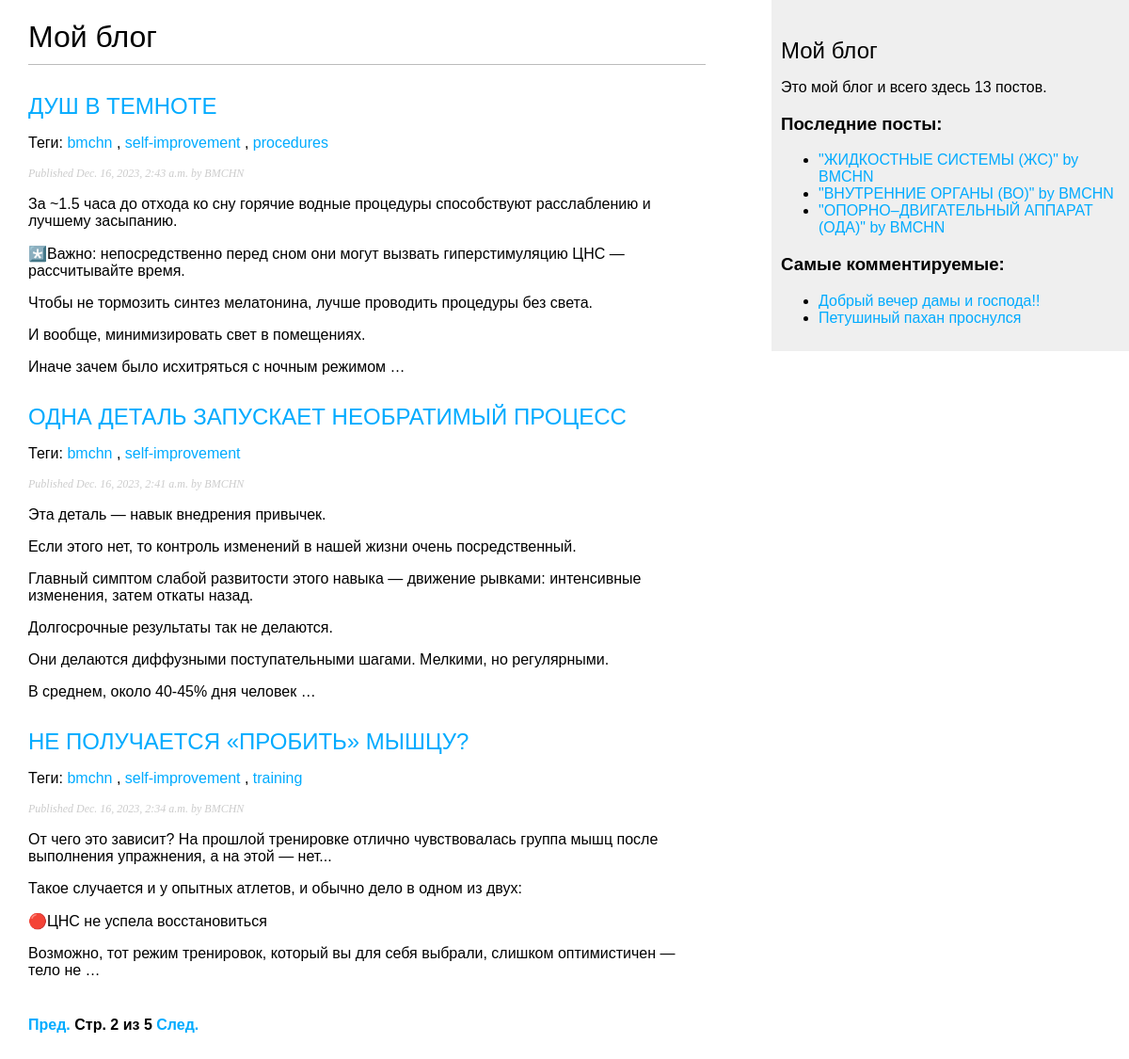
Screenshot of /blog/?page=2 with the database file from the repository.
### blog/models.py (models this page shows, shortened)
class Post(models.Model):
    class Status(models.TextChoices):
        DRAFT = 'DF', 'Draft'  # Можно обращаться как Post.Status.choices(both)(like items)/labels(1)/values(DF, PB)
        PUBLISHED = 'PB', 'Published'  # короче эта хуйня это буквально словарь (словарь = key, value)
    title = models.CharField(max_length=250)
    slug = models.SlugField(max_length=250,
                            unique_for_date='publish')  # Сверяет уникальность по Дате
    author = models.ForeignKey(User,
                               on_delete=models.CASCADE,
                               related_name='blog_posts')
    body = models.TextField()
    publish = models.DateTimeField(default=timezone.now)
    created = models.DateTimeField(auto_now_add=True)
    updated = models.DateTimeField(auto_now=True)
    status = models.CharField(max_length=2,
                              choices=Status.choices,
                              default=Status.DRAFT)
    objects = models.Manager()
    published = PublishedManager()
    class Meta:
        ordering = ['-publish']  # сортирован по паблишу (время публикации поста), но в обратном порядке (-)
        indexes = [
            models.Index(fields=['-publish'])
        ]
    def get_absolute_url(self):
        return reverse('blog:post_detail', args=[self.publish.year, self.publish.month, self.publish.day, self.slug])
    tags = TaggableManager()

### blog/views.py (the view)
# urls.py: path('', views.post_list, name='post_list'),  # Не принимает аргументов и соотносится с представлением post_list
def post_list(request, tag_slug=None):
    post_list = Post.published.all()
    tag = None
    if tag_slug:
        tag = get_object_or_404(Tag, slug=tag_slug)  # Извлекается Тег с переданным tag_slug
        post_list = post_list.filter(tags__in=[tag])
    paginator = Paginator(post_list, 3)  # разбивает список постов на страницы, содержащие по 3 поста каждая
    page_number = request.GET.get('page', 1)  # запрошенный номер страницы, если такой нет, то по умолчанию 1-ая стр.
    try:
        posts = paginator.page(page_number)  # получаем объект страницы с постами для указанного номера страницы
    except PageNotAnInteger:
        posts = paginator.page(1)  # Если не целое число, выдаем первую страницу
    except EmptyPage:
        posts = paginator.page(paginator.num_pages)  # num_pages = число страниц -> будет как ласт страница
    return render(request,
                  'blog/post/list.html',
                  {'posts': posts,
                   'tag': tag})

### blog/models.py (called while the page is built)
    def get_queryset(self):
        return super().get_queryset().filter(status=Post.Status.PUBLISHED)

### blog/templatetags/blog_tags.py (called while the page is built)
@register.simple_tag  # регистрирует функцию как простой тег шаблона
def total_posts():
    return Post.published.count()

@register.inclusion_tag('blog/post/latest_posts.html')
def show_latest_posts(count=3):  # Последние count постов
    latest_posts = Post.published.order_by('-publish')[:count]
    return {'latest_posts': latest_posts}  # отправляем данную хуйнюшку на latest_posts.html, как в render`е

@register.simple_tag
def get_most_commented_posts(count=3):
    return Post.published.annotate(
        total_comments=Count('comments')
    ).exclude(total_comments=0).order_by('-total_comments')[:count]

@register.filter(name='markdown')
def markdown_format(text):  # Принимает text в формате markdown
    return mark_safe(markdown.markdown(text))  # С помощью markdown преобразует в HTML -> помечается безопасным файлом через mark_safe хуй знает нахуя

### blog/templates/blog/post/list.html (shortened to what this page needs)
{% extends "blog/base.html" %}
{% load blog_tags %}
{% block content %}
  <h1>Мой блог</h1>
  {% for post in posts %}
    <h2>
      <a href="{{ post.get_absolute_url }}">
        {{ post.title }}
      </a>
    </h2>
    <p class="tags">
      Теги:
      {% for tag in post.tags.all %}
        <a href="{% url 'blog:post_list_by_tag' tag.slug %}">
          {{ tag.name }}
        </a>
        {% if not forloop.last %}, {% endif %}
      {% endfor %}
    </p>
    <p class="date">
      Published {{ post.publish }} by {{ post.author }}
    </p>
    {{ post.body|markdown|truncatewords_html:50 }}
  {% endfor %}
  {% include "pagination.html" with page=posts %}
{% endblock %}

### blog/templates/blog/base.html (shortened to what this page needs)
{% load blog_tags %}
{% load static %}
<!DOCTYPE html>
<html>
<head>
  <link href="{% static 'css/blog.css' %}" rel="stylesheet">
</head>
<body>
  <div id="content">
    {% block content %}
    {% endblock %}
  </div>
  <div id="sidebar">
    <h2>Мой блог</h2>
    <p>Это мой блог и всего здесь {% total_posts %} постов.</p>
    <h3>Последние посты:</h3>
    {% show_latest_posts %}
    <h3>Самые комментируемые:</h3>
    {% get_most_commented_posts as most_commented_posts %}
    <ul>
      {% for post in most_commented_posts %}
        <li>
          <a href="{{ post.get_absolute_url }}">{{ post.title }}</a>
        </li>
      {% endfor %}
    </ul>
  </div>
</body>
</html>

### blog/templates/blog/post/latest_posts.html
<ul>
  {% for post in latest_posts %}
    <li>
      <a href="{{ post.get_absolute_url }}">
        "{{ post.title }}" by {{ post.author }}
      </a>
    </li>
  {% endfor %}
</ul>

### blog/static/css/blog.css (style rules this page uses)
body { margin:0; padding:0; font-family:helvetica, sans-serif; }
a { color:#00abff; text-decoration:none; }
h1 { font-weight:normal; border-bottom:1px solid #bbb; padding:0 0 10px 0; }
h2 { font-weight:normal; margin:30px 0 0; }
#content { float:left; width:60%; padding:0 0 0 30px; }
#sidebar { float:right; width:30%; padding:10px; background:#efefef; height:100%; }
p.date { color:#ccc; font-family: georgia, serif; font-size: 12px; font-style: italic; }

### rows the page displays
Post: title "ДУШ В ТЕМНОТЕ", publish "Dec. 16, 2023, 2:43 a.m.", author "BMCHN", body "За ~1.5 часа до отхода ко сну горячие водные процедуры способствуют расслаблению и лучшему засыпанию. *️⃣Важно: непосредственно перед сном они могут вызвать гиперстимуляцию ЦНС — рассчитывайте время. Чтобы не тормозить синтез мелатонина, лучше проводить процедуры без света. И вообще, минимизировать свет в помещениях. Иначе зачем было исхитряться с ночным режимом …"
Tag: name "bmchn"
Tag: name "self-improvement"
Tag: name "procedures"
Post: title "ОДНА ДЕТАЛЬ ЗАПУСКАЕТ НЕОБРАТИМЫЙ ПРОЦЕСС", publish "Dec. 16, 2023, 2:41 a.m.", author "BMCHN", body "Эта деталь — навык внедрения привычек. Если этого нет, то контроль изменений в нашей жизни очень посредственный. Главный симптом слабой развитости этого навыка — движение рывками: интенсивные изменения, затем откаты назад. Долгосрочные результаты так не делаются. Они делаются диффузными поступательными шагами. Мелкими, но регулярными. В среднем, около 40-45% дня человек …"
Post: title "НЕ ПОЛУЧАЕТСЯ «ПРОБИТЬ» МЫШЦУ?", publish "Dec. 16, 2023, 2:34 a.m.", author "BMCHN", body "От чего это зависит? На прошлой тренировке отлично чувствовалась группа мышц после выполнения упражнения, а на этой — нет... Такое случается и у опытных атлетов, и обычно дело в одном из двух: 🔴ЦНС не успела восстановиться Возможно, тот режим тренировок, который вы для себя выбрали, слишком оптимистичен — тело не …"
Tag: name "training"
Post: title "ЖИДКОСТНЫЕ СИСТЕМЫ (ЖС)", author "BMCHN"
Post: title "ВНУТРЕННИЕ ОРГАНЫ (ВО)", author "BMCHN"
Post: title "ОПОРНО–ДВИГАТЕЛЬНЫЙ АППАРАТ (ОДА)", author "BMCHN"
Post: title "Добрый вечер дамы и господа!!"
Post: title "Петушиный пахан проснулся"

### other values shown
{{ page.number }} "2"
{{ page.paginator.num_pages }} "5"
